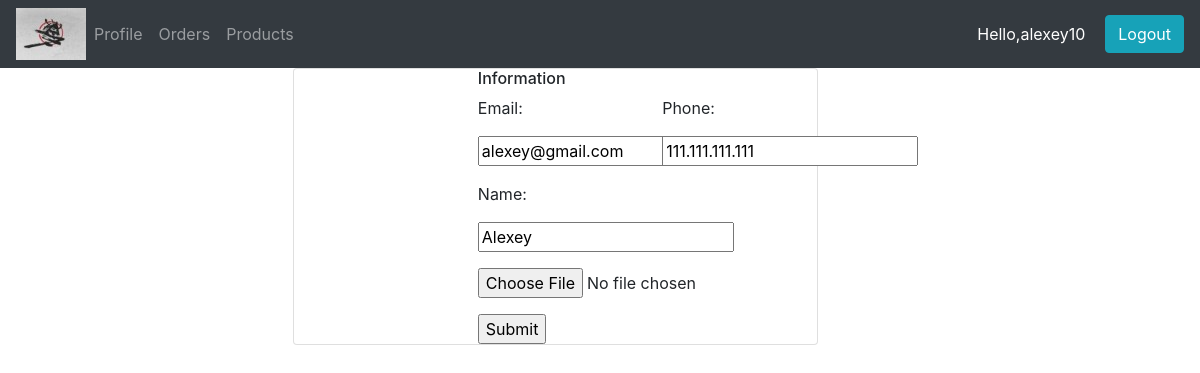
The page /customer_profile (signed in) on the database its author committed.
### store/models.py (models this page shows, shortened)
class Customer(models.Model):
    user = models.OneToOneField(User, null=True, on_delete=models.CASCADE)
    name = models.CharField(max_length=250, null=True)
    email = models.CharField(max_length=250, null=True)
    phone = models.CharField(max_length=20, null=True)
    date_created = models.DateTimeField(auto_now_add=True, null=True)
    profile_pic = models.ImageField(null=True, blank=True)

### store/views.py (the view)
# urls.py: path('customer_profile', views.customer_profile, name='customer_profile'),
def customer_profile(request):
    customer = request.user.customer
    form = CustomerProfileForm(instance=customer)
    if request.method == 'POST':
        form = CustomerProfileForm(request.POST, request.FILES, instance=customer)
        if form.is_valid():
            form.save()
    context = {'form':form,
               'customer':customer}
    return render(request, 'store/customerProfile.html', context)

### store/forms.py
class CustomerProfileForm(ModelForm):
    class Meta:
        model = Customer
        fields ='__all__'
        exclude = ['user']

### store/templates/store/customerProfile.html (shortened to what this page needs)
{% extends 'store/main.html' %}
{% load static %}
{% block content %}
<div class="page-content page-container" id="page-content">
    <div class="padding">
        <div class="row container d-flex justify-content-center">
            <div class="col-xl-6 col-md-12">
                <div class="card user-card-full">
                    <div class="row m-l-0 m-r-0">
                        <div class="col-sm-4 bg-c-lite-green user-profile">
                        </div>
                        <div class="col-sm-8">
                            <div class="card-block">
                                <h6 class="m-b-20 p-b-5 b-b-default f-w-600">Information</h6>
                                    <form action="" enctype="multipart/form-data" method="POST">
                                        <div class="row">
                                            <div class="col-sm-6">
                                                <p class="m-b-10 f-w-600">Email:</p>
                                                <p class="m-b-10 f-w-600">{{form.email}}</p>
                                            </div>
                                            <div class="col-sm-6">
                                                <p class="m-b-10 f-w-600">Phone:</p>
                                                <p class="m-b-10 f-w-600">{{form.phone}}</p>
                                            </div>
                                        </div>
                                        <div class="row">
                                            <div class="col-sm-6">
                                                <p class="m-b-10 f-w-600">Name:</p>
                                                <p class="m-b-10 f-w-600">{{form.name}}</p>
                                            </div>
                                        </div>
                                        <p>{{form.profile_pic}}</p>
                                        <input type="submit" name="submit">
                                    </form>
                            </div>
                        </div>
                    </div>
                </div>
            </div>
        </div>
    </div>
</div>
{% endblock content %}

### store/templates/store/main.html (shortened to what this page needs)
{% load static %}
<!doctype html>
<html lang="en">
<head>
  <link rel="stylesheet" href="https://stackpath.bootstrapcdn.com/bootstrap/4.3.1/css/bootstrap.min.css">
</head>
<body>
<nav class="navbar navbar-expand-lg navbar-dark bg-dark">
  <img src="{% static 'images/logo.png' %}">
  <div class="collapse navbar-collapse" id="navbarSupportedContent">
    <ul class="navbar-nav mr-auto">
      <li class="nav-item active">
        {% if request.user.is_staff %}
          <li><a class="nav-link" href="{% url 'store:dashboard'%}">Dashboard <span class="sr-only">(current)</span></a></li>
        {% else %}
          <li><a class="nav-link" href="{% url 'store:customer_profile' %}">Profile <span class="sr-only">(current)</span></a></li>
          <li><a class="nav-link" href="{% url 'store:customer_orders' %}">Orders <span class="sr-only">(current)</span></a></li>
          <li><a class="nav-link" href="{% url 'store:products' %}">Products <span class="sr-only">(current)</span></a></li>
        {% endif %}
      </li>
    </ul>
    {% if request.user.is_authenticated %}
      <span class="hello-msg" style="color:white">Hello,{{request.user}}</span>
      <a class="btn btn-cm btn-info" href="{% url 'users:logout'%}">Logout</a>
    {% else %}
      <a class="btn btn-cm btn-info hello-msg" href="{% url 'users:login' %}">Log in</a>
      <a class="btn btn-cm btn-info hello-msg" href="{% url 'users:register' %}">Sign up</a>
    {% endif %}
  </div>
</nav>
{% block content %}
{% endblock content %}
</body>
</html>

### store/templates/store/main.html (style rules this page uses)
.hello-msg { margin-right: 20px; }

### rows shown on the page
Customer: email "alexey@gmail.com", phone "111.111.111.111", name "Alexey"

### other values the page prints
{{ request.user }} "alexey10"
